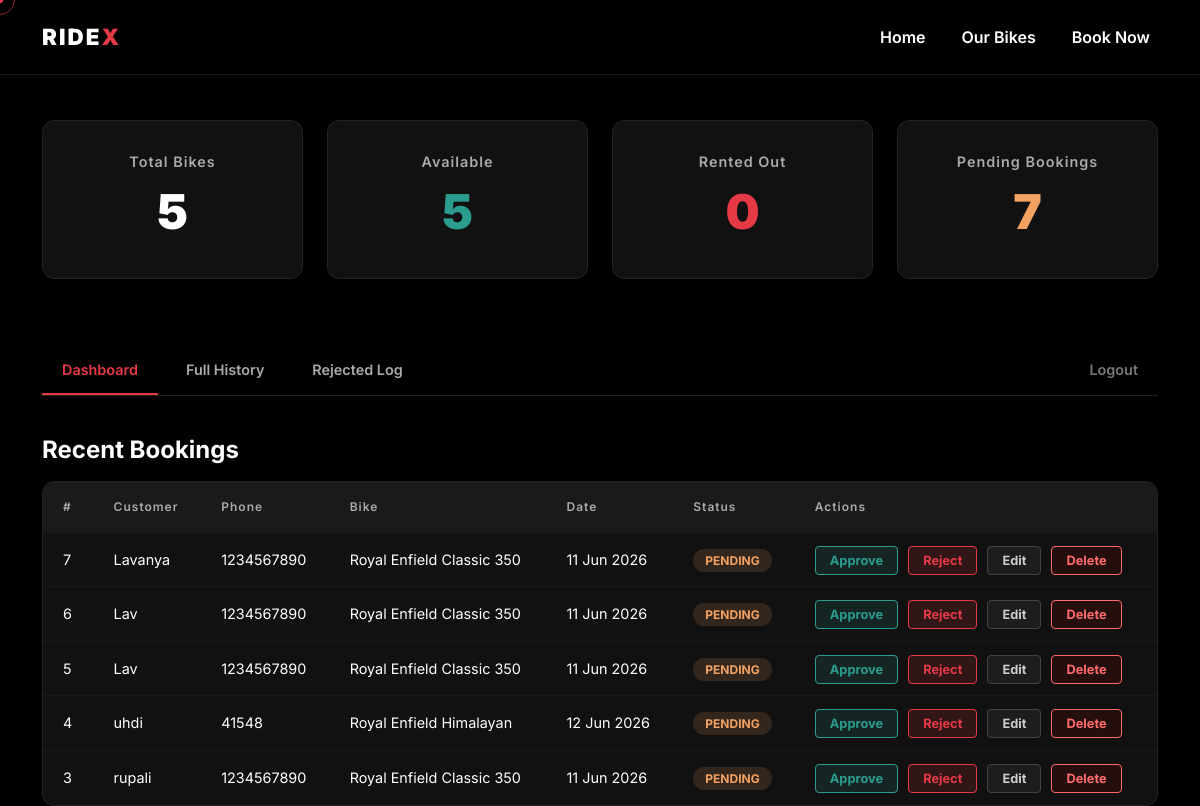
/admin/dashboard (signed in), run on an earlier commit of the app's database.
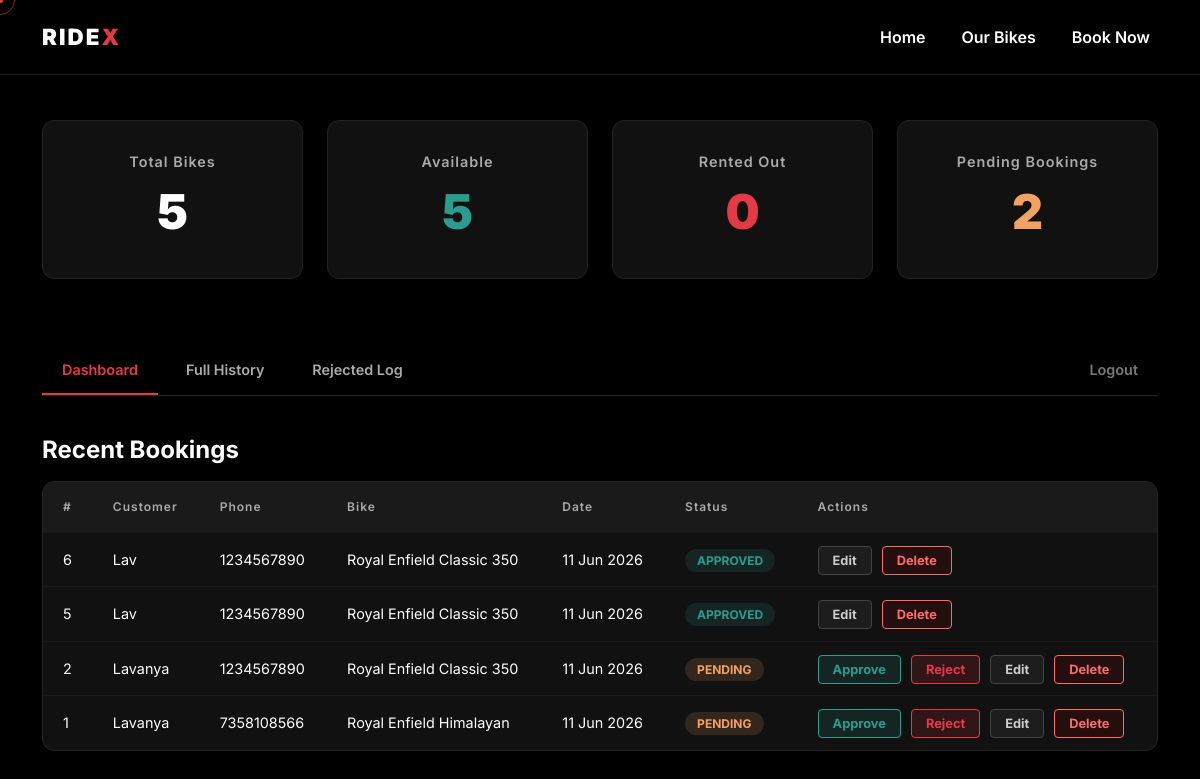
And on a later commit of the database.
### app.py (models this page shows)
class Booking(db.Model):
    id = db.Column(db.Integer, primary_key=True)
    bike_id = db.Column(db.Integer, db.ForeignKey('bike.id'), nullable=False)
    customer_name = db.Column(db.String(100), nullable=False)
    customer_phone = db.Column(db.String(15), nullable=False)
    booking_date = db.Column(db.DateTime, nullable=False)
    status = db.Column(db.String(20), default='pending')
    bike = db.relationship('Bike', backref='bookings')

class Bike(db.Model):
    id = db.Column(db.Integer, primary_key=True)
    name = db.Column(db.String(100), nullable=False)
    engine_cc = db.Column(db.Integer, nullable=False)
    price_per_day = db.Column(db.Float, nullable=False)
    is_available = db.Column(db.Boolean, default=True)
    image_file = db.Column(db.String(100), default='default_bike.jpg')

### app.py (the view)
@app.route('/admin/dashboard')
@login_required
def admin_dashboard():
    total_bikes = Bike.query.count()
    available_bikes = Bike.query.filter_by(is_available=True).count()
    rented_bikes = Bike.query.filter_by(is_available=False).count()
    pending_bookings = Booking.query.filter_by(status='pending').count()
    recent_bookings = Booking.query.filter(Booking.status != 'rejected').order_by(Booking.id.desc()).limit(5).all()
    return render_template('admin/dashboard.html',
        total_bikes=total_bikes,
        available_bikes=available_bikes,
        rented_bikes=rented_bikes,
        pending_bookings=pending_bookings,
        recent_bookings=recent_bookings
    )

### app.py (called while the page is built)
def login_required(f):
    @wraps(f)
    def decorated_function(*args, **kwargs):
        if 'admin_logged_in' not in session:
            return redirect(url_for('admin_login'))
        return f(*args, **kwargs)
    return decorated_function

### templates/admin/dashboard.html
{% extends 'base.html' %}
{% block content %}
<section class="admin-dashboard-section" style="padding-top: 120px;">
    <div class="container">
        <div class="row mb-5">
            <div class="col-md-3">
                <div class="stat-card">
                    <p class="stat-label">Total Bikes</p>
                    <h2 class="stat-number">{{ total_bikes }}</h2>
                </div>
            </div>
            <div class="col-md-3">
                <div class="stat-card">
                    <p class="stat-label">Available</p>
                    <h2 class="stat-number" style="color:#2a9d8f">{{ available_bikes }}</h2>
                </div>
            </div>
            <div class="col-md-3">
                <div class="stat-card">
                    <p class="stat-label">Rented Out</p>
                    <h2 class="stat-number" style="color:#e63946">{{ rented_bikes }}</h2>
                </div>
            </div>
            <div class="col-md-3">
                <div class="stat-card">
                    <p class="stat-label">Pending Bookings</p>
                    <h2 class="stat-number" style="color:#f4a261">{{ pending_bookings }}</h2>
                </div>
            </div>
        </div>
        <div class="admin-nav">
            <a href="{{ url_for('admin_dashboard') }}" class="admin-nav-link active">Dashboard</a>
            <a href="{{ url_for('history_log') }}" class="admin-nav-link">Full History</a>
            <a href="{{ url_for('rejected_log') }}" class="admin-nav-link">Rejected Log</a>
            <a href="{{ url_for('admin_logout') }}" class="admin-nav-link logout">Logout</a>
        </div>
        <h4 class="mb-3" style="font-weight:700">Recent Bookings</h4>
        <div class="admin-table-wrapper">
            <table class="admin-table">
                <thead>
                    <tr>
                        <th>#</th>
                        <th>Customer</th>
                        <th>Phone</th>
                        <th>Bike</th>
                        <th>Date</th>
                        <th>Status</th>
                        <th>Actions</th>
                    </tr>
                </thead>
                <tbody>
                    {% for booking in recent_bookings %}
                    <tr>
                        <td>{{ booking.id }}</td>
                        <td>{{ booking.customer_name }}</td>
                        <td>{{ booking.customer_phone }}</td>
                        <td>{{ booking.bike.name }}</td>
                        <td>{{ booking.booking_date.strftime('%d %b %Y') }}</td>
                        <td>
                            <span class="status-badge {{ booking.status }}">
                                {{ booking.status.upper() }}
                            </span>
                        </td>
                        <td>
                            {% if booking.status == 'pending' %}
                            <a href="{{ url_for('approve_booking', booking_id=booking.id) }}" class="action-btn approve">Approve</a>
                            <a href="javascript:void(0)" class="action-btn reject" onclick="rejectWithUndo({{ booking.id }}, this)">Reject</a>
                            {% endif %}
                            <a href="{{ url_for('edit_booking', booking_id=booking.id) }}" class="action-btn edit">Edit</a>
                            <a href="{{ url_for('delete_booking', booking_id=booking.id) }}" class="action-btn delete" onclick="return confirm('Delete this booking permanently?')">Delete</a>
                        </td>
                    </tr>
                    {% endfor %}
                </tbody>
            </table>
        </div>
    </div>
</section>
{% endblock %}

What changed in the data, as far as the page shows it:
no longer on this page (row edited): Booking: id "7", customer_name "Lavanya", customer_phone "1234567890", bike.name "Royal Enfield Classic 350", booking_date "11 Jun 2026", status "PENDING"
no longer on this page (row edited): Booking: id "4", customer_name "uhdi", customer_phone "41548", bike.name "Royal Enfield Himalayan", booking_date "12 Jun 2026", status "PENDING"
no longer on this page (row edited): Booking: id "3", customer_name "rupali", customer_phone "1234567890", bike.name "Royal Enfield Classic 350", booking_date "11 Jun 2026", status "PENDING"
changed Booking id 6: status "PENDING" → "APPROVED"; no longer shows "Approve Reject"
changed Booking id 5: status "PENDING" → "APPROVED"; no longer shows "Approve Reject"
now on this page (row unchanged): Booking: id "2", customer_name "Lavanya", customer_phone "1234567890", bike.name "Royal Enfield Classic 350", booking_date "11 Jun 2026", status "PENDING"
now on this page (row unchanged): Booking: id "1", customer_name "Lavanya", customer_phone "7358108566", bike.name "Royal Enfield Himalayan", booking_date "11 Jun 2026", status "PENDING"
Also different on the page:
{{ pending_bookings }}: "7" → "2"
